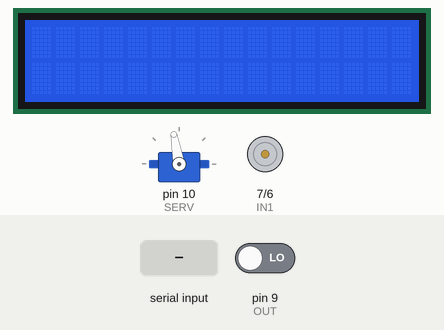
Recording of a sketch running on a simulated Arduino Uno, built with avr-gcc and run on an emulated ATmega328P. Shown: 16×2 character LCD, servo, motor-driver pin pairs drawn as motors (green arrow = first pin HIGH = forward, orange = second pin HIGH = backward, longer = more drive, scaled by the enable pin). Inputs (shaded band) come from the test bench; at power-on: pin 9 (OUT) LOW.

Above: at 1.2 s.
1.3 s: "NEGRO" received over Serial
At 2.3 s:
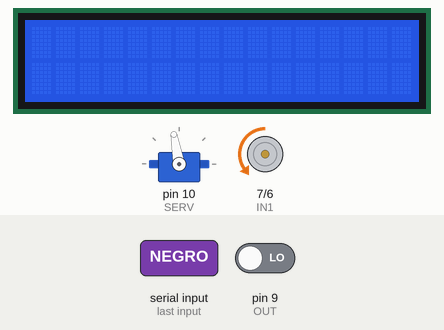
Timing chart, 0 to 4.3 s (numbered marks = the images above; inputs shaded):
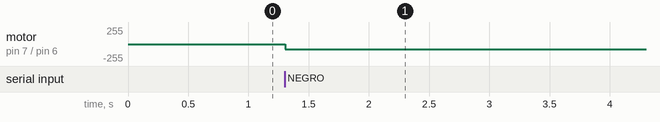

Measured:
- after the input at 1.3 s, motor on pin 7 (IN1) / pin 6 (IN2): stopped → backward 80/255 at once

The sketch:

FAJA.ino
```cpp
#include <LiquidCrystal_I2C.h>
#include <Wire.h>
#include <Servo.h>

// Pines para el sensor de color
#define S0 2
#define S1 3
#define S2 4
#define S3 8
#define OUT 9

//Pines para el motor
#define IN1 7			// IN1 de L298N a pin digital 2
#define IN2 6			// IN2 de L298N a pin digital 3
#define ENA 5			// ENA de L298N a pin digital 5

//Pines para el servo
#define SERV 10

Servo ServoMotor;


LiquidCrystal_I2C lcd(0x27,16,2);

//Variable
int VELOCIDAD = 80;			// variable para almacenar valor de velocidad

// Variables para almacenar los valores de cada color
int redValue = 0;
int greenValue = 0;
int blueValue = 0;

// Contadores de detección acumulados para cada color
int contadorRojo = 0;
int contadorVerde = 0;
int contadorAzul = 0;
int contadorOtros = 0;

bool startSendingData = false; // Bandera para iniciar el envío de datos

// Estado de color anterior
String previousColor = "NEGRO";

int iniciar_proceso=0;

int i=0;

void setup() {
    lcd.init();
    lcd.backlight();
    lcd.clear();

    // Configuración de pines
    pinMode(S0, OUTPUT);
    pinMode(S1, OUTPUT);
    pinMode(S2, OUTPUT);
    pinMode(S3, OUTPUT);
    pinMode(OUT, INPUT);

    pinMode(IN1, OUTPUT);
    pinMode(IN2, OUTPUT);
    pinMode(ENA, OUTPUT);

    ServoMotor.attach(SERV);

    // Configuración de la frecuencia de salida del TCS3200
    digitalWrite(S0, HIGH); // Configura la frecuencia en 20%
    digitalWrite(S1, LOW);

    // Inicia el monitor serial
    Serial.begin(9600);

    ServoMotor.write(100);
}

void loop() {

  if ((Serial.available() > 0) && (iniciar_proceso == 0)) {
    char command = Serial.read(); // Lee el comando recibido
    if (command == 'R') { // 'R' es un comando para comenzar a enviar datos
        startSendingData = true; // Activa el envío de datos
        contadorRojo = 0;
        contadorVerde = 0;
        contadorAzul = 0;
        contadorOtros = 0;

        iniciar_proceso=1;

        analogWrite(ENA, VELOCIDAD);				// el valor de velocidad y aplica a ENA
        digitalWrite(IN1, LOW);				// IN1 en 0
        digitalWrite(IN2, HIGH);				// IN2 en 1
    }
  }

  if ((Serial.available() > 0) && (iniciar_proceso == 1)) {
    char command = Serial.read(); // Lee el comando recibido
    if (command == 'L') { // 'MN' es para apagar el motor

        digitalWrite(ENA, LOW);	// ENA en 0 para deshabilitar motor
    }

    if (command == 'H') { // 'MN' es para apagar el motor

        analogWrite(ENA, VELOCIDAD);				// el valor de velocidad y aplica a ENA
        digitalWrite(IN1, LOW);				// IN1 en 0
        digitalWrite(IN2, HIGH);				// IN2 en 1
    }
  }

  if(startSendingData){

    // Lectura de valores de color
    redValue = readColor(LOW, LOW);    // Rojo
    greenValue = readColor(HIGH, HIGH); // Verde
    blueValue = readColor(LOW, HIGH);   // Azul

    // Determinar el color predominante
    String currentColor = "NEGRO"; // Por defecto es negro

    if ((redValue > 490 && redValue < 550) && (greenValue > 480 && greenValue < 540) && (blueValue > 380 && blueValue < 440)) {
        currentColor = "NEGRO";
    } else if ((redValue > 100 && redValue < 110) && (greenValue > 230 && greenValue < 240) && (blueValue > 190 && blueValue < 280)) {
        currentColor = "ROJO"; // ROJO // PLASTICO
    } else if ((redValue > 290 && redValue < 320) && (greenValue > 330 && greenValue < 360) && (blueValue > 275 && blueValue < 305)) {
        currentColor = "VERDE"; // VERDE // CARTON
    } else if ((redValue > 280 && redValue < 300) && (greenValue > 260 && greenValue < 275) && (blueValue > 170 && blueValue < 180)) {
        currentColor = "AZUL"; // AZUL // VIDRIO
    } else if ((redValue > 385 && redValue < 415) && (greenValue > 390 && greenValue < 420) && (blueValue > 315 && blueValue < 345)) {
        currentColor = "OTROS"; // OTROS // OTROS
    }

    // Registrar el color solo si ha cambiado de negro a un color válido
    if (currentColor != "NEGRO" && previousColor == "NEGRO") {

        lcd.clear();
        // Incrementar el contador correspondiente al color detectado
        if (currentColor == "ROJO") {
            contadorRojo++;
            ServoMotor.write(0);
            lcd.setCursor(0,0);
            lcd.print("PLASTICO:     "+ String(contadorRojo));
        } else if (currentColor == "VERDE") {
            contadorVerde++;
            ServoMotor.write(60);
            lcd.setCursor(0,0);
            lcd.print("CARTON:       "+ String(contadorVerde));
        } else if (currentColor == "AZUL") {
            contadorAzul++;
            ServoMotor.write(120);
            lcd.setCursor(0,0);
            lcd.print("VIDRIO:       "+ String(contadorAzul));
        } else if (currentColor == "OTROS") {
            contadorOtros++;
            ServoMotor.write(180);
            lcd.setCursor(0,0);
            lcd.print("OTROS:        "+ String(contadorOtros));
        }
        lcd.display();

        // Imprimir los valores acumulados en el formato solicitado
        Serial.print(contadorRojo);
        Serial.print(",");
        Serial.print(contadorVerde);
        Serial.print(",");
        Serial.print(contadorAzul);
        Serial.print(",");
        Serial.println(contadorOtros);

    }

    // Actualizar el color anterior
    previousColor = currentColor;

    delay(100); // Pequeña pausa para evitar lecturas continuas
  }

}

// Función para leer el color configurando los pines S2 y S3
int readColor(int S2state, int S3state) {
    digitalWrite(S2, S2state);
    digitalWrite(S3, S3state);
    delay(50); // Esperar un poco para estabilizar la señal
    return pulseIn(OUT, LOW); // Mide el tiempo en que el pin OUT está en LOW
}
```
